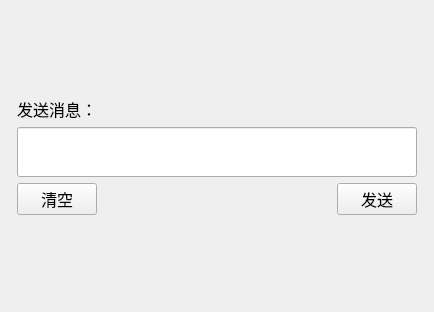
<?xml version="1.0" encoding="UTF-8"?>
<ui version="4.0">
 <class>Chat</class>
 <widget class="QWidget" name="Chat">
  <property name="geometry">
   <rect>
    <x>0</x>
    <y>0</y>
    <width>434</width>
    <height>312</height>
   </rect>
  </property>
  <property name="minimumSize">
   <size>
    <width>425</width>
    <height>312</height>
   </size>
  </property>
  <property name="maximumSize">
   <size>
    <width>434</width>
    <height>312</height>
   </size>
  </property>
  <property name="windowTitle">
   <string>Form</string>
  </property>
  <layout class="QGridLayout" name="gridLayout">
   <item row="0" column="2">
    <spacer name="verticalSpacer_2">
     <property name="orientation">
      <enum>Qt::Vertical</enum>
     </property>
     <property name="sizeHint" stdset="0">
      <size>
       <width>20</width>
       <height>82</height>
      </size>
     </property>
    </spacer>
   </item>
   <item row="1" column="0">
    <spacer name="horizontalSpacer_3">
     <property name="orientation">
      <enum>Qt::Horizontal</enum>
     </property>
     <property name="sizeHint" stdset="0">
      <size>
       <width>40</width>
       <height>20</height>
      </size>
     </property>
    </spacer>
   </item>
   <item row="1" column="1" colspan="2">
    <layout class="QVBoxLayout" name="verticalLayout">
     <item>
      <layout class="QHBoxLayout" name="horizontalLayout_2">
       <item>
        <widget class="QLabel" name="label">
         <property name="font">
          <font>
           <pointsize>12</pointsize>
          </font>
         </property>
         <property name="text">
          <string>发送消息：</string>
         </property>
        </widget>
       </item>
       <item>
        <spacer name="horizontalSpacer_2">
         <property name="orientation">
          <enum>Qt::Horizontal</enum>
         </property>
         <property name="sizeHint" stdset="0">
          <size>
           <width>40</width>
           <height>20</height>
          </size>
         </property>
        </spacer>
       </item>
      </layout>
     </item>
     <item>
      <widget class="QLineEdit" name="sendEdit">
       <property name="minimumSize">
        <size>
         <width>400</width>
         <height>50</height>
        </size>
       </property>
       <property name="maximumSize">
        <size>
         <width>400</width>
         <height>50</height>
        </size>
       </property>
       <property name="font">
        <font>
         <pointsize>12</pointsize>
        </font>
       </property>
      </widget>
     </item>
     <item>
      <layout class="QHBoxLayout" name="horizontalLayout">
       <item>
        <widget class="QPushButton" name="clearButton">
         <property name="font">
          <font>
           <pointsize>12</pointsize>
          </font>
         </property>
         <property name="text">
          <string>清空</string>
         </property>
        </widget>
       </item>
       <item>
        <spacer name="horizontalSpacer">
         <property name="orientation">
          <enum>Qt::Horizontal</enum>
         </property>
         <property name="sizeHint" stdset="0">
          <size>
           <width>40</width>
           <height>20</height>
          </size>
         </property>
        </spacer>
       </item>
       <item>
        <widget class="QPushButton" name="sendButton">
         <property name="font">
          <font>
           <pointsize>12</pointsize>
          </font>
         </property>
         <property name="text">
          <string>发送</string>
         </property>
        </widget>
       </item>
      </layout>
     </item>
    </layout>
   </item>
   <item row="1" column="3">
    <spacer name="horizontalSpacer_4">
     <property name="orientation">
      <enum>Qt::Horizontal</enum>
     </property>
     <property name="sizeHint" stdset="0">
      <size>
       <width>40</width>
       <height>20</height>
      </size>
     </property>
    </spacer>
   </item>
   <item row="2" column="1">
    <spacer name="verticalSpacer">
     <property name="orientation">
      <enum>Qt::Vertical</enum>
     </property>
     <property name="sizeHint" stdset="0">
      <size>
       <width>20</width>
       <height>82</height>
      </size>
     </property>
    </spacer>
   </item>
  </layout>
 </widget>
 <resources/>
 <connections/>
</ui>
